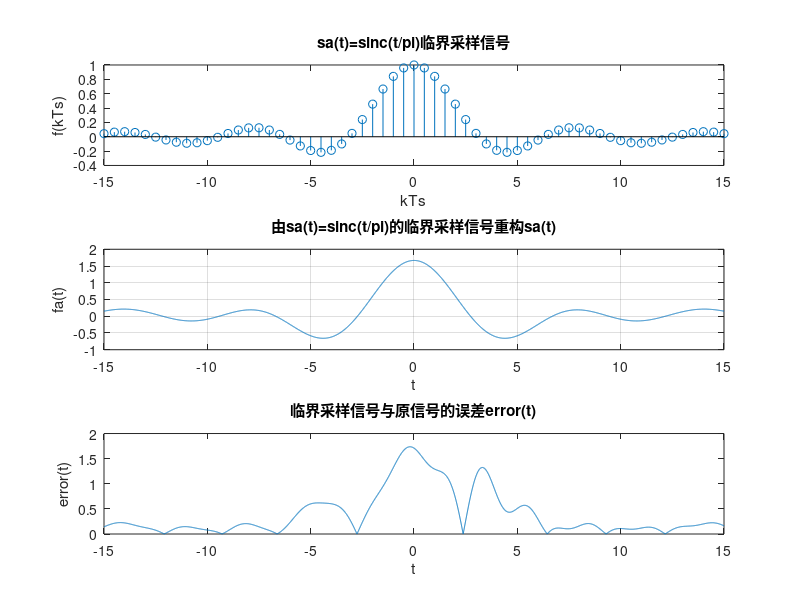

Write the MATLAB code that produced this figure.
clear;
wm=1;
wc=wm;
Ts=1.5*pi/wm;
ws=2*pi/Ts;
n=-100:100;
nTs=n*Ts;
f=sinc(nTs/pi);
Dt=0.005;
t=-15:Dt:15;
fa=f*Ts*wc/pi*sinc((wc/pi)*(ones(length(nTs),1)*t-nTs'*ones(1,length(t))));
error=abs(fa-sinc(t-pi));
t1=-15:0.5:15;
f1=sinc(t1/pi);

subplot(3,1,1);
stem(t1,f1);
xlabel('kTs');
ylabel('f(kTs)');
title('sa(t)=sinc(t/pi)临界采样信号');

subplot(3,1,2);
plot(t,fa);
xlabel('t');
ylabel('fa(t)');
title('由sa(t)=sinc(t/pi)的临界采样信号重构sa(t)');
grid;

subplot(3,1,3);
plot(t,error);
xlabel('t');
ylabel('error(t)');
title('临界采样信号与原信号的误差error(t)');
